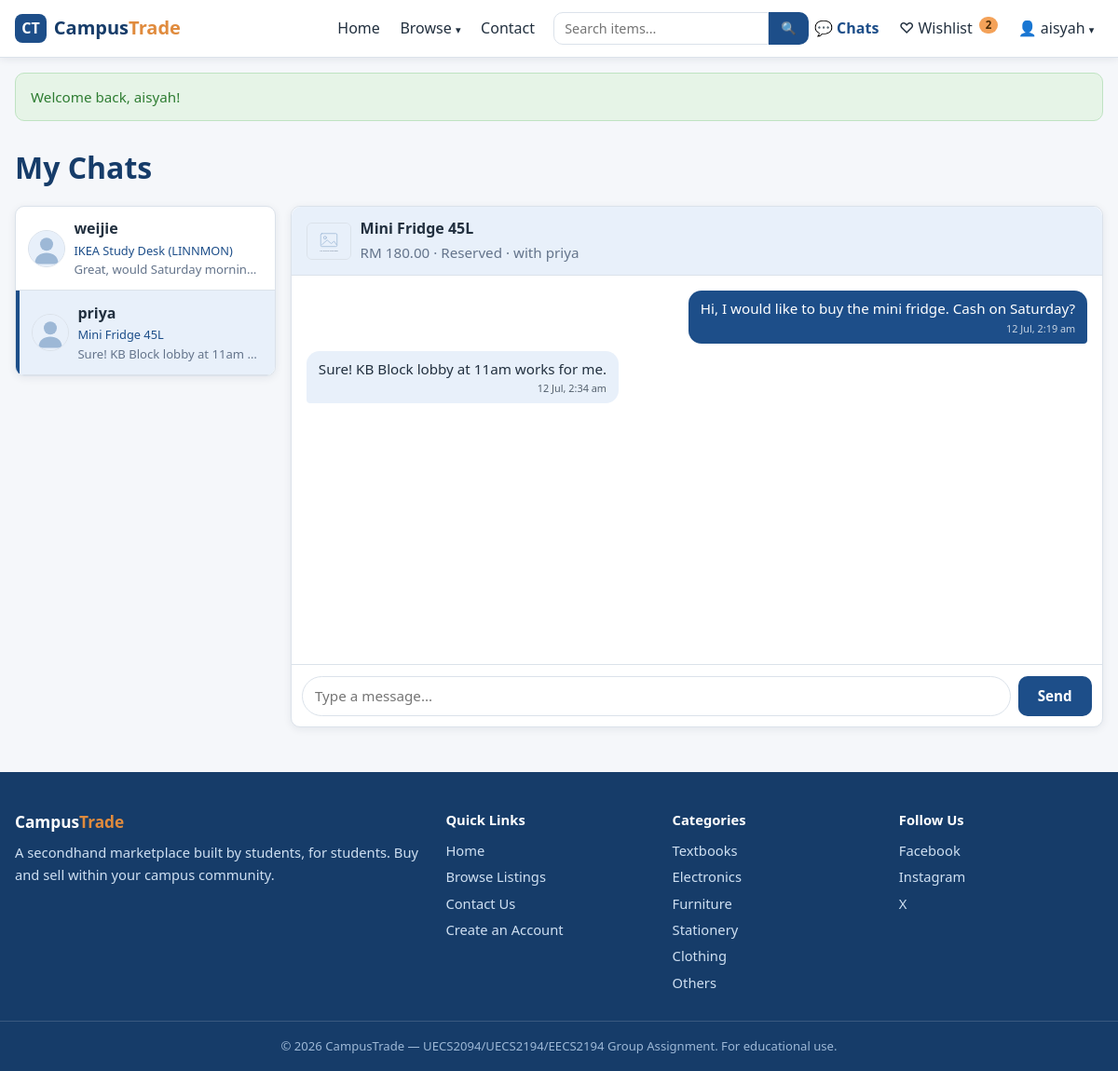
The app's page /chat.php?c=3 (signed in) with its own data.
### tables this page shows
CREATE TABLE conversations (
  conversation_id INT AUTO_INCREMENT PRIMARY KEY,
  listing_id      INT NOT NULL,
  buyer_id        INT NOT NULL,
  seller_id       INT NOT NULL,
  created_at      DATETIME NOT NULL DEFAULT CURRENT_TIMESTAMP,
  updated_at      DATETIME NULL ON UPDATE CURRENT_TIMESTAMP,
  CONSTRAINT fk_conv_listing FOREIGN KEY (listing_id)
    REFERENCES listings(listing_id) ON DELETE CASCADE,
  CONSTRAINT fk_conv_buyer FOREIGN KEY (buyer_id)
    REFERENCES users(user_id) ON DELETE CASCADE,
  CONSTRAINT fk_conv_seller FOREIGN KEY (seller_id)
    REFERENCES users(user_id) ON DELETE CASCADE,
  CONSTRAINT uq_conversation UNIQUE (listing_id, buyer_id)
);

CREATE TABLE listings (
  listing_id     INT AUTO_INCREMENT PRIMARY KEY,
  user_id        INT NOT NULL,
  title          VARCHAR(100) NOT NULL,
  description    TEXT NOT NULL,
  price          DECIMAL(10,2) NOT NULL,
  category       VARCHAR(50) NOT NULL,
  item_condition ENUM('New','Like New','Good','Fair') NOT NULL,
  image          VARCHAR(255) NULL,
  status         ENUM('Available','Sold','Reserved') NOT NULL DEFAULT 'Available',
  created_at     DATETIME NOT NULL DEFAULT CURRENT_TIMESTAMP,
  updated_at     DATETIME NULL ON UPDATE CURRENT_TIMESTAMP,
  CONSTRAINT fk_listings_user FOREIGN KEY (user_id)
    REFERENCES users(user_id) ON DELETE CASCADE
);

CREATE TABLE messages (
  message_id      INT AUTO_INCREMENT PRIMARY KEY,
  conversation_id INT NOT NULL,
  sender_id       INT NOT NULL,
  message_text    TEXT NOT NULL,
  is_read         TINYINT(1) NOT NULL DEFAULT 0,
  created_at      DATETIME NOT NULL DEFAULT CURRENT_TIMESTAMP,
  CONSTRAINT fk_msg_conversation FOREIGN KEY (conversation_id)
    REFERENCES conversations(conversation_id) ON DELETE CASCADE,
  CONSTRAINT fk_msg_sender FOREIGN KEY (sender_id)
    REFERENCES users(user_id) ON DELETE CASCADE
);

### includes/functions.php (called while the page is built, shortened)
<?php
function e(?string $value): string
{
    return htmlspecialchars($value ?? '', ENT_QUOTES, 'UTF-8');
}
function format_price(float $price): string
{
    return 'RM ' . number_format($price, 2);
}
function listing_image(?string $image): string
{
    return 'images/placeholder.svg';
}
function user_avatar(?string $image): string
{
    return 'images/avatar.svg';
}

### chat.php (the view, shortened to what this page needs)
<?php
require_once __DIR__ . '/includes/db.php';
$user_id = $_SESSION['user_id'];
$stmt = $conn->prepare(
    'SELECT c.conversation_id, c.listing_id, c.buyer_id, c.seller_id,
            l.title, l.image, l.price, l.status,
            u.username AS other_name, u.profile_image AS other_image,
            (SELECT m.message_text FROM messages m WHERE m.conversation_id = c.conversation_id
             ORDER BY m.message_id DESC LIMIT 1) AS last_message,
            (SELECT m.created_at FROM messages m WHERE m.conversation_id = c.conversation_id
             ORDER BY m.message_id DESC LIMIT 1) AS last_time,
            (SELECT COUNT(*) FROM messages m WHERE m.conversation_id = c.conversation_id
             AND m.sender_id <> ? AND m.is_read = 0) AS unread
     FROM conversations c
     JOIN listings l ON c.listing_id = l.listing_id
     JOIN users u ON u.user_id = IF(c.buyer_id = ?, c.seller_id, c.buyer_id)
     WHERE c.buyer_id = ? OR c.seller_id = ?
     ORDER BY COALESCE(c.updated_at, c.created_at) DESC'
);
$stmt->bind_param('iiii', $user_id, $user_id, $user_id, $user_id);
$stmt->execute();
$conversations = $stmt->get_result()->fetch_all(MYSQLI_ASSOC);
$active_id = (int) ($_GET['c'] ?? 0);
$active = null;
foreach ($conversations as $c) {
    if ((int) $c['conversation_id'] === $active_id) {
        $active = $c;
        break;
    }
}
$messages = [];
if ($active) {
    $stmt = $conn->prepare(
        'SELECT m.message_id, m.sender_id, m.message_text, m.created_at, u.username, u.profile_image
         FROM messages m
         JOIN users u ON m.sender_id = u.user_id
         WHERE m.conversation_id = ?
         ORDER BY m.created_at ASC'
    );
    $stmt->bind_param('i', $active_id);
    $stmt->execute();
    $messages = $stmt->get_result()->fetch_all(MYSQLI_ASSOC);
}
$last_message_id = $messages ? (int) end($messages)['message_id'] : 0;
require_once __DIR__ . '/includes/header.php';
?>
<div class="container">
    <h1 class="page-title">My Chats</h1>
    <?php if (!$conversations): ?>
        <div class="empty-state">
            <p><strong>No conversations yet.</strong></p>
            <p>Find an item you like and click "Chat with Seller" to start talking.</p>
            <a href="browse.php" class="btn btn-primary">Browse Listings</a>
        </div>
    <?php else: ?>
        <div class="chat-layout">
            <aside class="chat-list">
                <?php foreach ($conversations as $c): ?>
                    <a href="chat.php?c=<?= (int) $c['conversation_id'] ?>"
                       class="chat-list-item <?= (int) $c['conversation_id'] === $active_id ? 'active' : '' ?>">
                        <img src="<?= e(user_avatar($c['other_image'])) ?>" alt="" class="avatar">
                        <span class="chat-list-body">
                            <span class="chat-list-top">
                                <strong><?= e($c['other_name']) ?></strong>
                            </span>
                            <span class="chat-list-item-title"><?= e($c['title']) ?></span>
                            <span class="chat-list-preview">
                                <?= $c['last_message'] !== null ? e(mb_strimwidth($c['last_message'], 0, 40, '…')) : 'No messages yet' ?>
                            </span>
                        </span>
                    </a>
                <?php endforeach; ?>
            </aside>
            <?php if ($active): ?>
                <section class="chat-window">
                    <div class="chat-header">
                        <a href="item.php?id=<?= (int) $active['listing_id'] ?>" class="chat-header-item">
                            <img src="<?= e(listing_image($active['image'])) ?>" alt="" class="chat-header-thumb">
                            <span>
                                <strong><?= e($active['title']) ?></strong><br>
                                <span class="muted"><?= format_price((float) $active['price']) ?> &middot;
                                    <?= e($active['status']) ?> &middot; with <?= e($active['other_name']) ?></span>
                            </span>
                        </a>
                    </div>
                    <div class="chat-thread" id="chatThread"
                         data-conversation="<?= $active_id ?>"
                         data-last="<?= $last_message_id ?>"
                         data-me="<?= $user_id ?>">
                        <?php foreach ($messages as $m): ?>
                            <div class="chat-bubble-row <?= (int) $m['sender_id'] === $user_id ? 'mine' : 'theirs' ?>">
                                <div class="chat-bubble">
                                    <p><?= nl2br(e($m['message_text'])) ?></p>
                                    <span class="chat-time"><?= date('j M, g:i a', strtotime($m['created_at'])) ?></span>
                                </div>
                            </div>
                        <?php endforeach; ?>
                    </div>
                    <form method="post" action="chat.php" class="chat-send" autocomplete="off">
                        <input type="text" name="message_text" maxlength="2000" required
                               placeholder="Type a message..." aria-label="Message">
                        <button type="submit" class="btn btn-primary">Send</button>
                    </form>
                </section>
            <?php endif; ?>
        </div>
    <?php endif; ?>
</div>
<?php require_once __DIR__ . '/includes/footer.php'; ?>

### css/style.css (style rules this page uses)
:root { --primary: #1d4e89; --primary-dark: #163c69; --primary-light: #e8f0fa; --accent: #f4a259; --accent-dark: #e08b3d; --success: #2e7d32; --danger: #c62828; --warning: #b26a00; --text: #22303f; --text-muted: #64748b; --bg: #f5f7fa; --surface: #ffffff; --border: #dbe2ea; --radius: 10px; --shadow: 0 2px 8px rgba(24, 40, 66, 0.08); --shadow-hover: 0 6px 18px rgba(24, 40, 66, 0.14); --font: "Segoe UI", system-ui, -apple-system, Arial, sans-serif; }
* { margin: 0; padding: 0; box-sizing: border-box; }
html { font-size: 16px; }
body { font-family: var(--font); color: var(--text); background: var(--bg); line-height: 1.6; min-height: 100vh; display: flex; flex-direction: column; }
img { max-width: 100%; display: block; }
a { color: var(--primary); text-decoration: none; }
.container { width: 100%; max-width: 1200px; margin: 0 auto; padding: 0 1rem; }
.page-title { margin: 1.5rem 0 0.5rem; color: var(--primary-dark); }
.muted { color: var(--text-muted); font-size: 0.95rem; }
.btn { display: inline-block; padding: 0.6rem 1.2rem; border: 2px solid transparent; border-radius: var(--radius); font-size: 0.95rem; font-weight: 600; font-family: inherit; cursor: pointer; text-align: center; transition: background 0.15s, color 0.15s, border-color 0.15s; }
.btn-primary { background: var(--primary); color: #fff; }
.avatar { width: 40px; height: 40px; border-radius: 50%; object-fit: cover; border: 1px solid var(--border); background: var(--primary-light); }
.chat-layout { display: grid; grid-template-columns: 1fr; gap: 1rem; margin-top: 1rem; }
.chat-list { background: var(--surface); border: 1px solid var(--border); border-radius: var(--radius); box-shadow: var(--shadow); overflow: hidden; max-height: 300px; overflow-y: auto; }
.chat-list-item { display: flex; gap: 0.6rem; padding: 0.7rem 0.8rem; border-bottom: 1px solid var(--border); color: var(--text); align-items: center; }
.chat-list-item.active { background: var(--primary-light); border-left: 4px solid var(--primary); }
.chat-list-body { display: flex; flex-direction: column; min-width: 0; flex: 1; }
.chat-list-top { display: flex; justify-content: space-between; align-items: center; }
.chat-list-item-title { font-size: 0.8rem; color: var(--primary); white-space: nowrap; overflow: hidden; text-overflow: ellipsis; }
.chat-list-preview { font-size: 0.82rem; color: var(--text-muted); white-space: nowrap; overflow: hidden; text-overflow: ellipsis; }
.chat-window { background: var(--surface); border: 1px solid var(--border); border-radius: var(--radius); box-shadow: var(--shadow); display: flex; flex-direction: column; min-height: 420px; }
.chat-header { display: flex; justify-content: space-between; align-items: center; gap: 0.8rem; padding: 0.7rem 1rem; border-bottom: 1px solid var(--border); background: var(--primary-light); border-radius: var(--radius) var(--radius) 0 0; }
.chat-header-item { display: flex; align-items: center; gap: 0.6rem; color: var(--text); min-width: 0; }
.chat-header-thumb { width: 48px; height: 40px; object-fit: cover; border-radius: 6px; border: 1px solid var(--border); }
.chat-thread { flex: 1; overflow-y: auto; padding: 1rem; display: flex; flex-direction: column; gap: 0.5rem; max-height: 420px; }
.chat-bubble-row { display: flex; }
.chat-bubble-row.mine { justify-content: flex-end; }
.chat-bubble-row.theirs { justify-content: flex-start; }
.chat-bubble { max-width: 75%; padding: 0.5rem 0.8rem; border-radius: 14px; font-size: 0.95rem; line-height: 1.45; }
.mine .chat-bubble { background: var(--primary); color: #fff; border-bottom-right-radius: 4px; }
.theirs .chat-bubble { background: var(--primary-light); color: var(--text); border-bottom-left-radius: 4px; }
.chat-time { display: block; font-size: 0.68rem; opacity: 0.75; margin-top: 0.15rem; text-align: right; }
.chat-send { display: flex; gap: 0.5rem; padding: 0.7rem; border-top: 1px solid var(--border); }
.chat-send input[type="text"] { flex: 1; padding: 0.6rem 0.8rem; border: 1px solid var(--border); border-radius: 999px; font-family: inherit; font-size: 0.95rem; }
@media (min-width: 768px) { .chat-layout { grid-template-columns: 280px 1fr; align-items: start; } }
@media (min-width: 768px) { .chat-list { max-height: 560px; } }
@media (min-width: 768px) { .chat-window { min-height: 560px; } }
@media (min-width: 768px) { .chat-thread { max-height: 560px; } }

### records on screen
conversations: other_name "weijie", listing.title "IKEA Study Desk (LINNMON)", last_message "Great, would Saturday mornin…"
conversations: other_name "priya", listing.title "Mini Fridge 45L", last_message "Sure! KB Block lobby at 11am…"
listings: title "Mini Fridge 45L", price "RM 180.00", status "Reserved"
messages: message_text "Hi, I would like to buy the mini fridge. Cash on Saturday?", created_at "12 Jul, 2:19 am"
messages: message_text "Sure! KB Block lobby at 11am works for me.", created_at "12 Jul, 2:34 am"

### other values on screen
$wishlist_count "2"
$_SESSION['username'] "aisyah"
$flash[0] "Welcome back, aisyah!"
$active['other_name'] "priya"
$cat "Textbooks"
$cat "Electronics"
$cat "Furniture"
$cat "Stationery"
$cat "Clothing"
$cat "Others"
